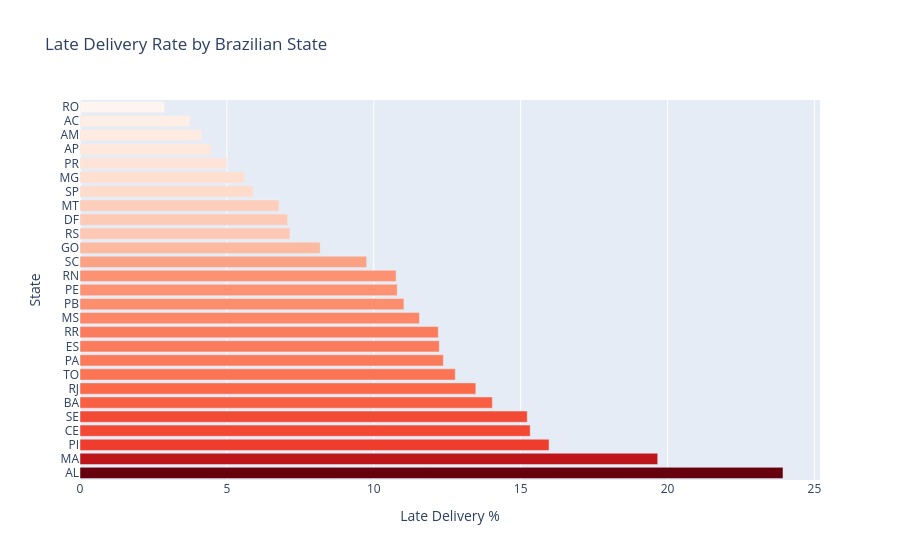

The cell this chart's notebook holds for it:
### Code cell
fig_state_rank = px.bar(
    state_metrics.sort_values('late_pct', ascending=False),
    x='late_pct',
    y='customer_state',
    orientation='h',
    color='late_pct',
    color_continuous_scale='Reds',
    hover_data={
        'total_orders': True,
        'late_orders': True,
        'late_pct': ':.2f',
        'avg_review_score': ':.2f'
    },
    title='Late Delivery Rate by Brazilian State'
)
fig_state_rank.update_layout(
    xaxis_title='Late Delivery %',
    yaxis_title='State',
    coloraxis_showscale=False
)
fig_state_rank.show()

### Figure 1 — Plotly figure (JSON) as saved in the notebook; plotly's stock layout.template omitted (floating-point values rounded to 4 significant figures)
{"data": [{"customdata": [[397.0, 95.0, 3.848], [717.0, 141.0, 3.833], [476.0, 76.0, 3.994], [1279.0, 196.0, 3.944], [335.0, 51.0, 3.907], [3256.0, 457.0, 3.931], [12350.0, 1664.0, 3.965], [274.0, 35.0, 4.154], [946.0, 117.0, 3.914], [1995.0, 244.0, 4.079], [41.0, 5.0, 3.902], [701.0, 81.0, 4.162], [517.0, 57.0, 4.076], [1593.0, 172.0, 4.083], [474.0, 51.0, 4.151], [3546.0, 346.0, 4.134], [1957.0, 160.0, 4.106], [5344.0, 382.0, 4.185], [2080.0, 147.0, 4.131], [886.0, 60.0, 4.146], [40490.0, 2387.0, 4.246], [11350.0, 637.0, 4.192], [4923.0, 246.0, 4.24], [67.0, 3.0, 4.242], [145.0, 6.0, 4.243], [80.0, 3.0, 4.088], [243.0, 7.0, 4.165]], "hovertemplate": "late_pct=%{marker.color:.2f}<br>customer_state=%{y}<br>total_orders=%{customdata[0]}<br>late_orders=%{customdata[1]}<br>avg_review_score=%{customdata[2]:.2f}<extra></extra>", "legendgroup": "", "marker": {"color": [23.93, 19.67, 15.97, 15.32, 15.22, 14.04, 13.47, 12.77, 12.37, 12.23, 12.2, 11.55, 11.03, 10.8, 10.76, 9.757, 8.176, 7.148, 7.067, 6.772, 5.895, 5.61, 4.997, 4.478, 4.138, 3.75, 2.881], "coloraxis": "coloraxis", "pattern": {"shape": ""}}, "name": "", "orientation": "h", "showlegend": false, "textposition": "auto", "type": "bar", "x": [23.93, 19.67, 15.97, 15.32, 15.22, 14.04, 13.47, 12.77, 12.37, 12.23, 12.2, 11.55, 11.03, 10.8, 10.76, 9.757, 8.176, 7.148, 7.067, 6.772, 5.895, 5.61, 4.997, 4.478, 4.138, 3.75, 2.881], "xaxis": "x", "y": ["AL", "MA", "PI", "CE", "SE", "BA", "RJ", "TO", "PA", "ES", "RR", "MS", "PB", "PE", "RN", "SC", "GO", "RS", "DF", "MT", "SP", "MG", "PR", "AP", "AM", "AC", "RO"], "yaxis": "y"}], "layout": {"barmode": "relative", "coloraxis": {"colorbar": {"title": {"text": "late_pct"}}, "colorscale": [[0, "rgb(255,245,240)"], [0.125, "rgb(254,224,210)"], [0.25, "rgb(252,187,161)"], [0.375, "rgb(252,146,114)"], [0.5, "rgb(251,106,74)"], [0.625, "rgb(239,59,44)"], [0.75, "rgb(203,24,29)"], [0.875, "rgb(165,15,21)"], [1, "rgb(103,0,13)"]], "showscale": false}, "legend": {"tracegroupgap": 0}, "title": {"text": "Late Delivery Rate by Brazilian State"}, "xaxis": {"anchor": "y", "domain": [0, 1], "title": {"text": "Late Delivery %"}}, "yaxis": {"anchor": "x", "domain": [0, 1], "title": {"text": "State"}}}}
